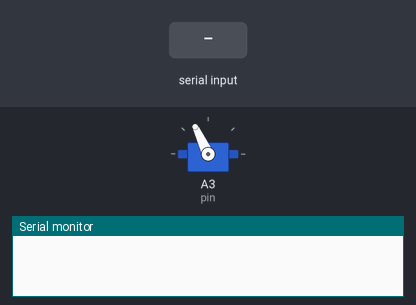
This sketch was run on a simulated Arduino Uno, built with avr-gcc and run on an emulated ATmega328P. On the bench: servo, the last lines printed to the serial monitor. The inputs (shaded band) are chosen by the test bench.

Above: at 1.2 s.
1.3 s: "0" received over Serial
At 1.9 s:
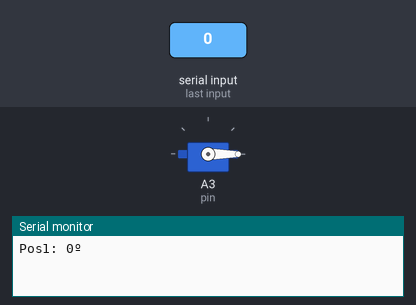
2.8 s: "1" received over Serial
At 3.2 s:
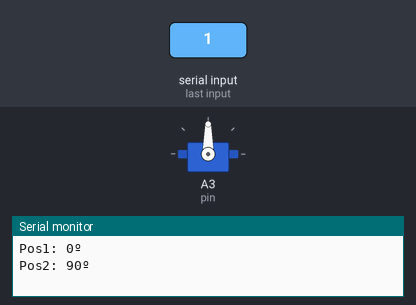
4.3 s: "a" received over Serial
At 5.6 s:
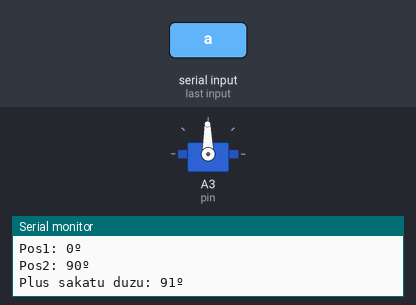
Timing chart, 0 to 7.3 s (numbered marks = the images above; inputs shaded):
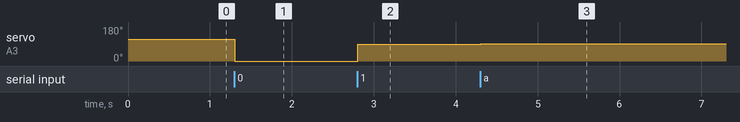

Measured:
- after the input at 1.3 s, servo on A3 (pin): 115° → 0° at once
- after the input at 2.8 s, servo on A3 (pin): 0° → 90° at once
- after the input at 4.3 s, servo on A3 (pin): 90° → 91° at once

The sketch:

Test_servo_Arduino.ino
```cpp
/*
 *  Serboen limiteak testeatzeko programa.
 */

#include <Wire.h>
#include <Servo.h>

Servo test;

const int pin=A3;
int pos_init=115;
int valor_serie; //Serialen irakurritako balioa

void setup() {

  test.attach(pin);
  Serial.begin(9600);
}

void loop() {
  if (Serial.available()){
    valor_serie=Serial.read();
    switch (valor_serie){
      case 'a':
        Serial.print("Plus sakatu duzu: ");
        pos_init++;
        Serial.println(String(pos_init)+"º");
        break;
      case 'b':
        Serial.print("Minus sakatu duzu: ");
        pos_init--;
        Serial.println(String(pos_init)+"º");
        break;
      case '0':
        Serial.print("Pos1: ");
        pos_init=0;
        Serial.println(String(pos_init)+"º");
        break;
      case '1':
        Serial.print("Pos2: ");
        pos_init=90;
        Serial.println(String(pos_init)+"º");
        break;
    }
  }
  test.write(pos_init);
  delay(50);

}
```
